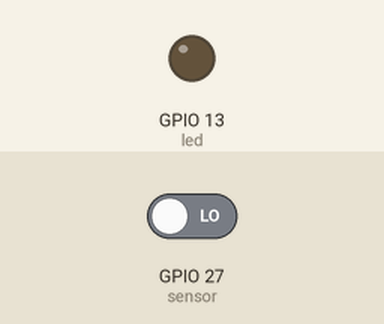
Simulated run of this sketch. Board: ESP32. Shown: output pins drawn as LEDs (lit = HIGH). Dashed ring = blinking. The inputs (shaded band) are chosen by the test bench; at power-on: GPIO 27 (sensor) LOW.

Above: at 1.2 s.
1.3 s: GPIO 27 (sensor) driven HIGH
At 1.75 s:
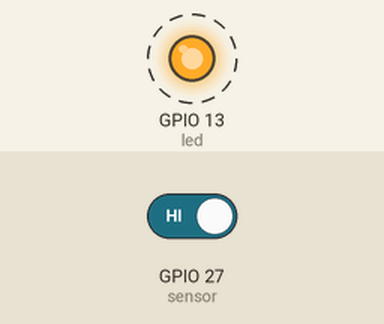
4.3 s: GPIO 27 (sensor) driven LOW
At 4.3 s:
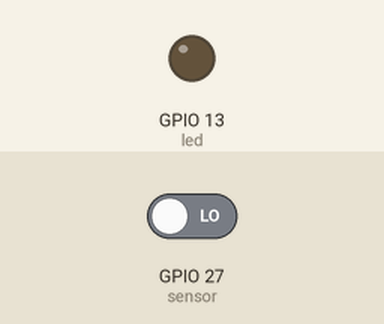
Timing chart, 0 to 7.3 s (numbered marks = the images above; inputs shaded):
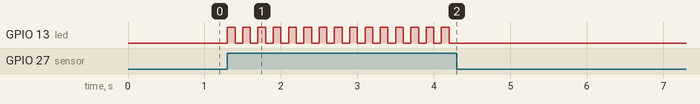

The sketch:

codigo_fonte.ino
```cpp
/**
* WITE 2024
* Robótica Educacional
* Desafio : Horta da escola
*/
#define sensor 27
#define led 13

void setup() {
  pinMode(sensor, INPUT);
  pinMode(led, OUTPUT);
}

void loop() {

  if(digitalRead(sensor)){
    digitalWrite(led, HIGH);
    delay(100);
    digitalWrite(led, LOW);
    delay(100);
  }

}
```

Measured:
- after the input at 1.3 s, GPIO 13 (led): alternates HIGH for 0.10 s and LOW for 0.10 s, starting at once
- after the input at 4.3 s, GPIO 13 (led): stops changing and stays LOW
